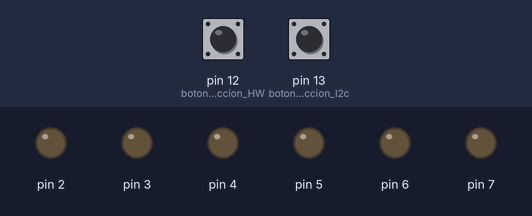
The sketch below on a simulated Arduino Uno, built with avr-gcc and run on an emulated ATmega328P. Shown: output pins drawn as LEDs (lit = HIGH). The test bench sets the inputs (shaded band); at power-on: pin 12 (botonSeleccion_HW) LOW, pin 13 (botonSeleccion_I2c) LOW.

Above: at 1.2 s.
1.3 s: pin 12 (botonSeleccion_HW) pulled HIGH for 1 s
At 3.7 s:
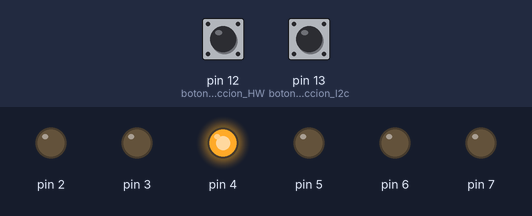
4.0 s: pin 12 (botonSeleccion_HW) pulled HIGH for 0.15 s
At 4.9 s:
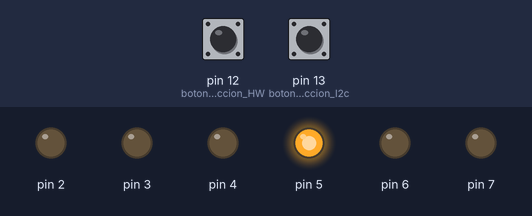
5.9 s: pin 12 (botonSeleccion_HW) pulled HIGH for 0.15 s
At 7.5 s:
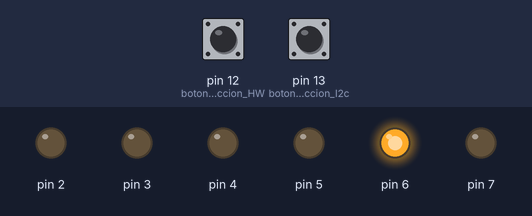
7.8 s: pin 12 (botonSeleccion_HW) pulled HIGH for 3.2 s
At 11.6 s:
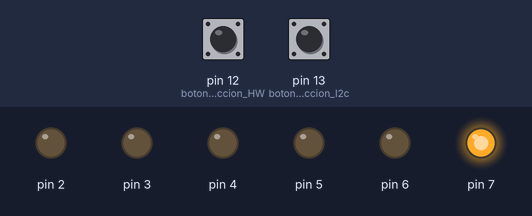
Timing chart, 0 to 13.1 s (numbered marks = the images above; inputs shaded):
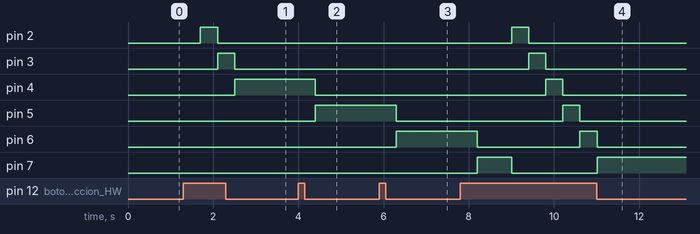

The sketch:

SALIDAS_PCF8574.ino
```cpp
//////////////////////////////////////////////////////////////////////////////////
//////////////////////////////////////////////////////////////////////////////////
//Ejemplo: Expansor de salidas I2c con PCF8574 - prof.martintorres@educ.ar - ETI Patagonia
//////////////////////////////////////////////////////////////////////////////////
//////////////////////////////////////////////////////////////////////////////////
#include "Arduino.h"
#include "PCF8574.h"

int botonSeleccion_HW = 12;
int botonSeleccion_I2c = 13;
int mode_HW = 0;
int mode_I2c = 0;

PCF8574 pcf8574(0x20);// dirección de la configuración del dispositivo
//////////////////////////////////////////////////////////////////////////////////
//////////////////////////////////////////////////////////////////////////////////
//////////////////////////////////////////////////////////////////////////////////
void setup()
  {
  DDRD = B11111100; // Implementamos 8 bits del puerto D
  pinMode(2,OUTPUT);
  pinMode(3,OUTPUT);
  pinMode(4,OUTPUT);
  pinMode(5,OUTPUT);
  pinMode(6,OUTPUT);
  pinMode(7,OUTPUT);

  pinMode(botonSeleccion_HW, INPUT);
  pinMode(botonSeleccion_I2c, INPUT);
  mode_HW = 0;
  mode_I2c = 0;

  pcf8574.begin();// inicializamos la comunicación entre el uc y el CI PCF8574

  pcf8574.pinMode(P0, OUTPUT);  //se declará el pin PO del CI PCF8574 como SALIDA
  pcf8574.pinMode(P1, OUTPUT);  //se declará el pin P1 del CI PCF8574 como SALIDA
  pcf8574.pinMode(P2, OUTPUT);  //se declará el pin P2 del CI PCF8574 como SALIDA
  pcf8574.pinMode(P3, OUTPUT);  //se declará el pin P3 del CI PCF8574 como SALIDA
  pcf8574.pinMode(P4, OUTPUT);  //se declará el pin P4 del CI PCF8574 como SALIDA
  pcf8574.pinMode(P5, OUTPUT);  //se declará el pin P5 del CI PCF8574 como SALIDA
  pcf8574.pinMode(P6, OUTPUT);  //se declará el pin P6 del CI PCF8574 como SALIDA
  pcf8574.pinMode(P7, OUTPUT);  //se declará el pin P7 del CI PCF8574 como SALIDA
}
//////////////////////////////////////////////////////////////////////////////////
//////////////////////////////////////////////////////////////////////////////////
//////////////////////////////////////////////////////////////////////////////////
void loop()
 {
if (digitalRead(botonSeleccion_HW)== HIGH)
   {
    mode_HW = mode_HW + 1;
    delay (400);
   }
if (mode_HW == 0){PORTD = B00000000;}
if (mode_HW == 1){PORTD = B00000100;}
if (mode_HW == 2){PORTD = B00001000;}
if (mode_HW == 3){PORTD = B00010000;}
if (mode_HW == 4){PORTD = B00100000;}
if (mode_HW == 5){PORTD = B01000000;}
if (mode_HW == 6){PORTD = B10000000;}
if (mode_HW == 7){mode_HW=0;}
//////////////////////////////////////////////////////////////////////////////////
if (digitalRead(botonSeleccion_I2c)== HIGH)
   {
    mode_I2c = mode_I2c + 1;
    delay (400);
   }
if (mode_I2c == 0)
                 {
                  pcf8574.digitalWrite(P0, LOW); //PIN P0 EN BAJO
                  pcf8574.digitalWrite(P1, LOW); //PIN P1 EN BAJO
                  pcf8574.digitalWrite(P2, LOW); //PIN P2 EN BAJO
                  pcf8574.digitalWrite(P3, LOW); //PIN P3 EN BAJO
                  pcf8574.digitalWrite(P4, LOW); //PIN P4 EN BAJO
                  pcf8574.digitalWrite(P5, LOW); //PIN P5 EN BAJO
                  pcf8574.digitalWrite(P6, LOW); //PIN P6 EN BAJO
                  pcf8574.digitalWrite(P7, LOW); //PIN P7 EN BAJO
                 }
if (mode_I2c == 1){pcf8574.digitalWrite(P0, HIGH);}//PIN P0 EN ALTO
if (mode_I2c == 2){pcf8574.digitalWrite(P1, HIGH);}//PIN P1 EN ALTO
if (mode_I2c == 3){pcf8574.digitalWrite(P2, HIGH);}//PIN P2 EN ALTO
if (mode_I2c == 4){pcf8574.digitalWrite(P3, HIGH);}//PIN P3 EN ALTO
if (mode_I2c == 5){pcf8574.digitalWrite(P4, HIGH);}//PIN P4 EN ALTO
if (mode_I2c == 6){pcf8574.digitalWrite(P5, HIGH);}//PIN P5 EN ALTO
if (mode_I2c == 7){pcf8574.digitalWrite(P6, HIGH);}//PIN P6 EN ALTO
if (mode_I2c == 8){pcf8574.digitalWrite(P7, HIGH);}//PIN P7 EN ALTO
if (mode_I2c == 9){mode_I2c=0;}
//////////////////////////////////////////////////////////////////////////////////
//////////////////////////////////////////////////////////////////////////////////
//////////////////////////////////////////////////////////////////////////////////
}
```

Measured:
- after the input at 1.3 s, pin 2: LOW → HIGH after 0.40 s, → LOW 0.40 s later; pin 3: LOW → HIGH after 0.80 s, → LOW 0.40 s later; pin 4: LOW → HIGH after 1.2 s
- after the input at 4.0 s, pin 4: HIGH → LOW after 0.40 s; pin 5: LOW → HIGH after 0.40 s
- after the input at 5.9 s, pin 5: HIGH → LOW after 0.40 s; pin 6: LOW → HIGH after 0.40 s
- after the input at 7.8 s, pin 2: LOW → HIGH after 1.2 s, → LOW 0.40 s later; pin 3: LOW → HIGH after 1.6 s, → LOW 0.40 s later; pin 4: LOW → HIGH after 2.0 s, → LOW 0.40 s later; pin 5: LOW → HIGH after 2.4 s, → LOW 0.40 s later; pin 6: HIGH → LOW after 0.40 s, → HIGH 2.4 s later, → LOW 0.40 s later
